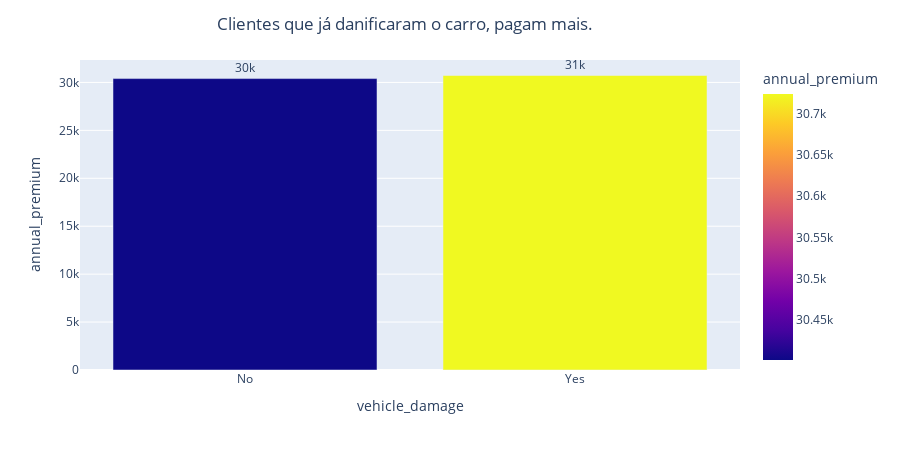

The code cell stored with this chart in its notebook:
### Code cell
#19. [VEHICLE_DAMAGE] Clientes que já danificaram o carro, pagam 5% mais.
q19 = df2[['vehicle_damage','annual_premium']].groupby('vehicle_damage').mean().reset_index()


fig = px.bar(q19, x='vehicle_damage', y='annual_premium', color='annual_premium', text='annual_premium', height=450)
fig.update_traces(texttemplate='%{text:.2s}', textposition='outside')
fig.update_layout(title_text="Clientes que já danificaram o carro, pagam mais.", title_x=0.45)
fig.show()

### Figure 1 — Plotly figure (JSON) as saved in the notebook; plotly's stock layout.template omitted (floating-point values rounded to 4 significant figures)
{"data": [{"alignmentgroup": "True", "hovertemplate": "vehicle_damage=%{x}<br>annual_premium=%{marker.color}<extra></extra>", "legendgroup": "", "marker": {"color": [30400.0, 30720.0], "coloraxis": "coloraxis", "pattern": {"shape": ""}}, "name": "", "offsetgroup": "", "orientation": "v", "showlegend": false, "text": [30400.0, 30720.0], "textposition": "outside", "texttemplate": "%{text:.2s}", "type": "bar", "x": ["No", "Yes"], "xaxis": "x", "y": [30400.0, 30720.0], "yaxis": "y"}], "layout": {"barmode": "relative", "coloraxis": {"colorbar": {"title": {"text": "annual_premium"}}, "colorscale": [[0, "#0d0887"], [0.1111, "#46039f"], [0.2222, "#7201a8"], [0.3333, "#9c179e"], [0.4444, "#bd3786"], [0.5556, "#d8576b"], [0.6667, "#ed7953"], [0.7778, "#fb9f3a"], [0.8889, "#fdca26"], [1, "#f0f921"]]}, "height": 450, "legend": {"tracegroupgap": 0}, "margin": {"t": 60}, "title": {"text": "Clientes que já danificaram o carro, pagam mais.", "x": 0.45}, "xaxis": {"anchor": "y", "domain": [0, 1], "title": {"text": "vehicle_damage"}}, "yaxis": {"anchor": "x", "domain": [0, 1], "title": {"text": "annual_premium"}}}}
